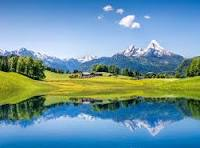
#> input picture Open cv/download.jpg, 200 x 148 px
$ jupyter execute reading_and_writing.ipynb
#> lines starting #> are read from the running program, lines starting #| are printed output that depends on the picture
[cell 1]
# !pip install opencv-python

[cell 2]
import cv2

[cell 3]
# read the image
image=cv2.imread("./download.jpg")
#> image is the input picture: shape (148, 200, 3); mean B, G, R 160.6, 148.7, 107.8

[cell 4]
# check if the image is loaded correctly
if image is None:
    print("Error loading the image.")
else :
    print("Image loaded successfully")

[cell 5]
from matplotlib import pyplot as plt

# Convert image from BGR to RGB (OpenCV loads in BGR format)
rgb_image = cv2.cvtColor(image, cv2.COLOR_BGR2RGB)

plt.imshow(rgb_image)
plt.axis('off')  # Hide axis
plt.title("Image Window")
plt.show()

[cell 6]
image_new=image+30
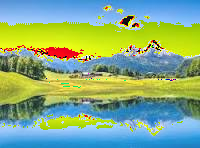
#> image_new: shape (148, 200, 3); mean B, G, R 130.3, 173.2, 135.9
cv2.imwrite("./output.jpg",image_new)
#> Out = True
